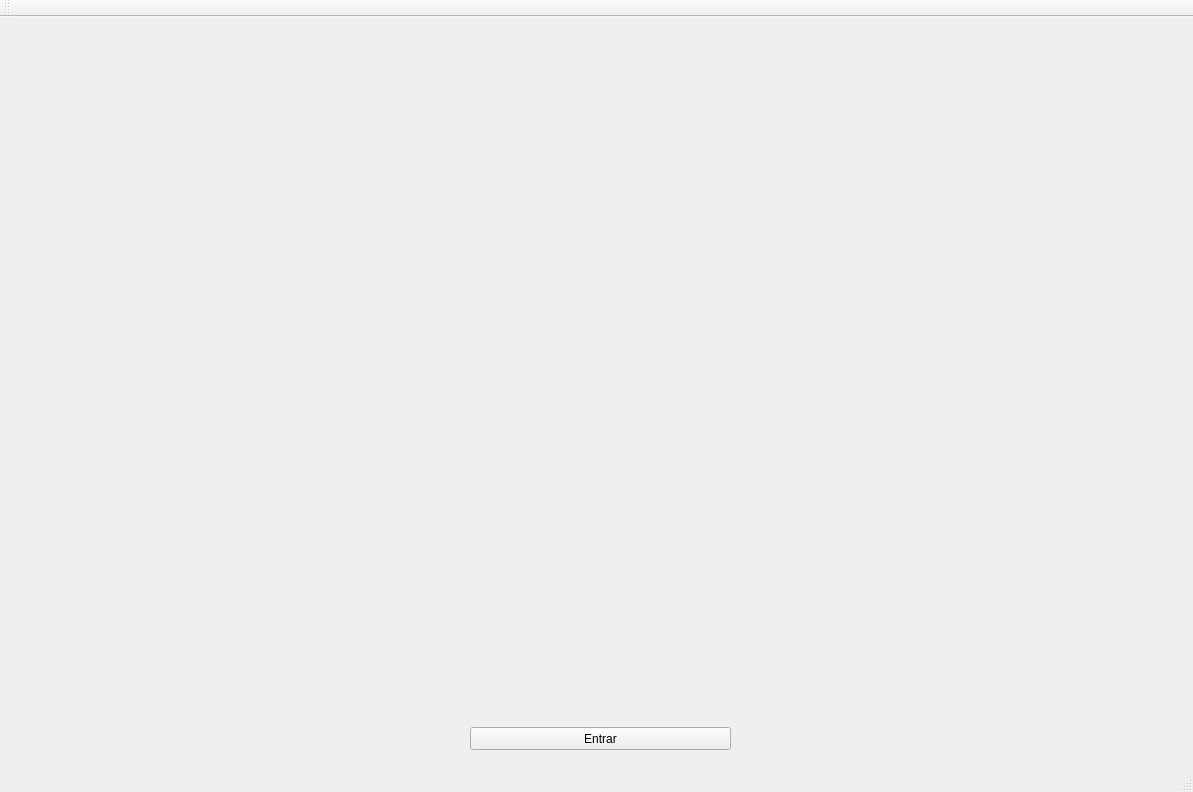
<?xml version="1.0" encoding="UTF-8"?>
<ui version="4.0">
 <class>MainWindow</class>
 <widget class="QMainWindow" name="MainWindow">
  <property name="geometry">
   <rect>
    <x>0</x>
    <y>0</y>
    <width>1193</width>
    <height>792</height>
   </rect>
  </property>
  <property name="windowTitle">
   <string>MainWindow</string>
  </property>
  <widget class="QWidget" name="centralWidget">
   <widget class="QPushButton" name="botaoEntrarSair">
    <property name="enabled">
     <bool>true</bool>
    </property>
    <property name="geometry">
     <rect>
      <x>470</x>
      <y>710</y>
      <width>261</width>
      <height>23</height>
     </rect>
    </property>
    <property name="sizePolicy">
     <sizepolicy hsizetype="Ignored" vsizetype="Ignored">
      <horstretch>0</horstretch>
      <verstretch>0</verstretch>
     </sizepolicy>
    </property>
    <property name="text">
     <string>Entrar</string>
    </property>
   </widget>
   <widget class="Janela" name="widgetJanela" native="true">
    <property name="geometry">
     <rect>
      <x>9</x>
      <y>9</y>
      <width>1175</width>
      <height>686</height>
     </rect>
    </property>
   </widget>
  </widget>
  <widget class="QMenuBar" name="menuBar">
   <property name="geometry">
    <rect>
     <x>0</x>
     <y>0</y>
     <width>1193</width>
     <height>20</height>
    </rect>
   </property>
  </widget>
  <widget class="QToolBar" name="mainToolBar">
   <attribute name="toolBarArea">
    <enum>TopToolBarArea</enum>
   </attribute>
   <attribute name="toolBarBreak">
    <bool>false</bool>
   </attribute>
  </widget>
  <widget class="QStatusBar" name="statusBar"/>
 </widget>
 <layoutdefault spacing="6" margin="11"/>
 <customwidgets>
  <customwidget>
   <class>Janela</class>
   <extends>QWidget</extends>
   <header>Janela.h</header>
   <container>1</container>
   <slots>
    <slot>EntrarMonumento()</slot>
   </slots>
  </customwidget>
 </customwidgets>
 <resources/>
 <connections>
  <connection>
   <sender>botaoEntrarSair</sender>
   <signal>clicked()</signal>
   <receiver>MainWindow</receiver>
   <slot>ClicBotaoEntrarSair()</slot>
   <hints>
    <hint type="sourcelabel">
     <x>602</x>
     <y>769</y>
    </hint>
    <hint type="destinationlabel">
     <x>428</x>
     <y>734</y>
    </hint>
   </hints>
  </connection>
 </connections>
 <slots>
  <slot>ClicBotaoEntrarSair()</slot>
 </slots>
</ui>
